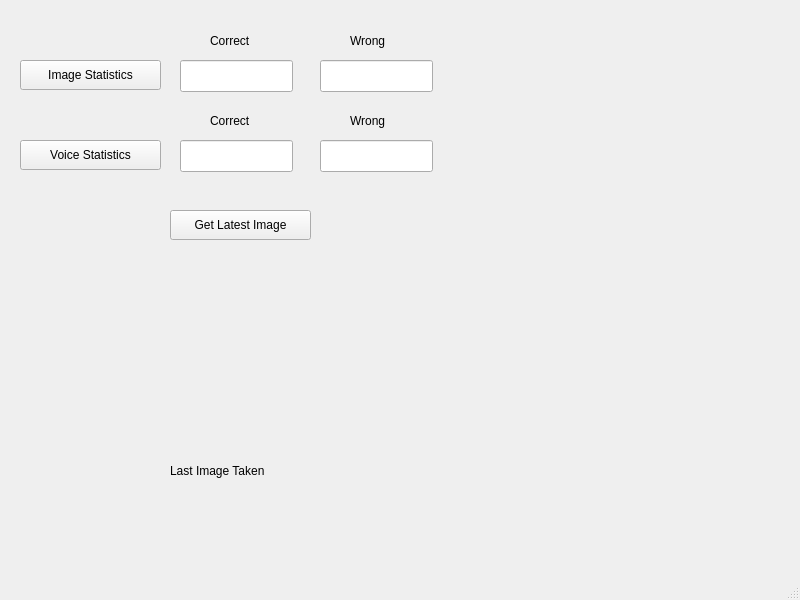
<?xml version="1.0" encoding="UTF-8"?>
<ui version="4.0">
 <class>MainWindow</class>
 <widget class="QMainWindow" name="MainWindow">
  <property name="geometry">
   <rect>
    <x>0</x>
    <y>0</y>
    <width>800</width>
    <height>600</height>
   </rect>
  </property>
  <property name="windowTitle">
   <string>MainWindow</string>
  </property>
  <widget class="QWidget" name="centralwidget">
   <widget class="QPushButton" name="pushButton">
    <property name="geometry">
     <rect>
      <x>20</x>
      <y>60</y>
      <width>141</width>
      <height>30</height>
     </rect>
    </property>
    <property name="text">
     <string>Image Statistics</string>
    </property>
   </widget>
   <widget class="QLineEdit" name="lineEdit">
    <property name="geometry">
     <rect>
      <x>180</x>
      <y>60</y>
      <width>113</width>
      <height>32</height>
     </rect>
    </property>
   </widget>
   <widget class="QLineEdit" name="lineEdit_2">
    <property name="geometry">
     <rect>
      <x>320</x>
      <y>60</y>
      <width>113</width>
      <height>32</height>
     </rect>
    </property>
   </widget>
   <widget class="QPushButton" name="pushButton_2">
    <property name="geometry">
     <rect>
      <x>20</x>
      <y>140</y>
      <width>141</width>
      <height>30</height>
     </rect>
    </property>
    <property name="text">
     <string>Voice Statistics</string>
    </property>
   </widget>
   <widget class="QLineEdit" name="lineEdit_3">
    <property name="geometry">
     <rect>
      <x>180</x>
      <y>140</y>
      <width>113</width>
      <height>32</height>
     </rect>
    </property>
   </widget>
   <widget class="QLineEdit" name="lineEdit_4">
    <property name="geometry">
     <rect>
      <x>320</x>
      <y>140</y>
      <width>113</width>
      <height>32</height>
     </rect>
    </property>
   </widget>
   <widget class="QLabel" name="label">
    <property name="geometry">
     <rect>
      <x>210</x>
      <y>30</y>
      <width>68</width>
      <height>22</height>
     </rect>
    </property>
    <property name="text">
     <string>Correct</string>
    </property>
   </widget>
   <widget class="QLabel" name="label_2">
    <property name="geometry">
     <rect>
      <x>350</x>
      <y>30</y>
      <width>68</width>
      <height>22</height>
     </rect>
    </property>
    <property name="text">
     <string>Wrong</string>
    </property>
   </widget>
   <widget class="QLabel" name="label_3">
    <property name="geometry">
     <rect>
      <x>210</x>
      <y>110</y>
      <width>68</width>
      <height>22</height>
     </rect>
    </property>
    <property name="text">
     <string>Correct</string>
    </property>
   </widget>
   <widget class="QLabel" name="label_4">
    <property name="geometry">
     <rect>
      <x>350</x>
      <y>110</y>
      <width>68</width>
      <height>22</height>
     </rect>
    </property>
    <property name="text">
     <string>Wrong</string>
    </property>
   </widget>
   <widget class="QLabel" name="label_5">
    <property name="geometry">
     <rect>
      <x>170</x>
      <y>460</y>
      <width>131</width>
      <height>22</height>
     </rect>
    </property>
    <property name="text">
     <string>Last Image Taken</string>
    </property>
   </widget>
   <widget class="QLabel" name="label_6">
    <property name="geometry">
     <rect>
      <x>30</x>
      <y>250</y>
      <width>401</width>
      <height>211</height>
     </rect>
    </property>
    <property name="text">
     <string/>
    </property>
    <property name="pixmap">
     <pixmap>../../../MagPi/cat.jpeg</pixmap>
    </property>
    <property name="scaledContents">
     <bool>true</bool>
    </property>
   </widget>
   <widget class="QPushButton" name="pushButton_3">
    <property name="geometry">
     <rect>
      <x>170</x>
      <y>210</y>
      <width>141</width>
      <height>30</height>
     </rect>
    </property>
    <property name="text">
     <string>Get Latest Image</string>
    </property>
   </widget>
  </widget>
  <widget class="QMenuBar" name="menubar">
   <property name="geometry">
    <rect>
     <x>0</x>
     <y>0</y>
     <width>800</width>
     <height>28</height>
    </rect>
   </property>
  </widget>
  <widget class="QStatusBar" name="statusbar"/>
 </widget>
 <resources/>
 <connections/>
</ui>
